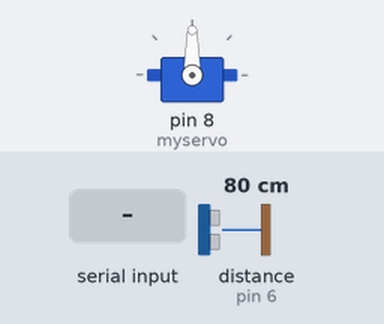
This sketch was run on a simulated Arduino Uno, built with avr-gcc and run on an emulated ATmega328P. On the bench: servo. The inputs (shaded band) are chosen by the test bench; at power-on: distance to the obstacle (sensor on pin 6) 80 cm. The echo pulse lasts 58.3 µs per cm; what the sketch prints to the serial monitor is not drawn.

Above: at 1.2 s.
1.3 s: "-2" received over the second serial link
At 3.45 s:
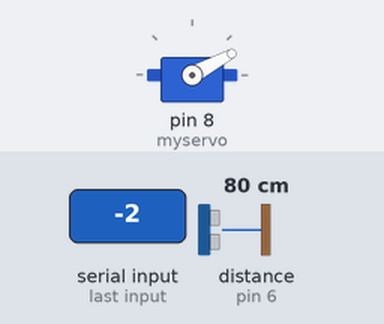
4.3 s: distance to the obstacle (sensor on pin 6) set to 120 cm
At 4.97 s:
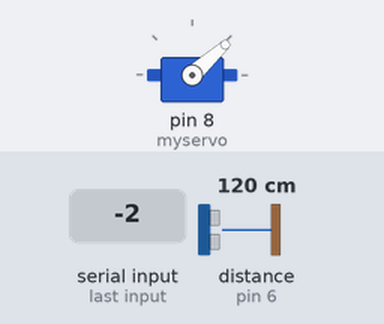
7.3 s: distance to the obstacle (sensor on pin 6) set to 2 cm
At 8.0 s:
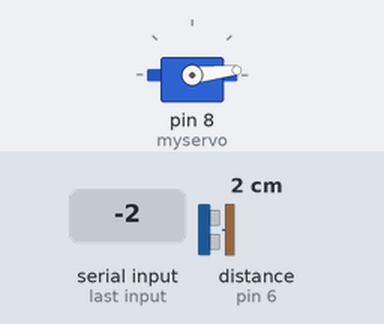
Timing chart, 0 to 16.3 s (numbered marks = the images above; inputs shaded):
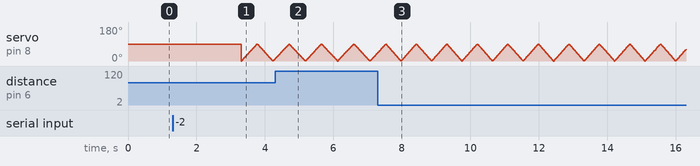

The sketch:

Stick.ino
```cpp
//#include <VirtualWire.h>
#include <SoftwareSerial.h>
#include <Servo.h>

SoftwareSerial Blue(2, 3);  //HM-18 Bluetooth (RXD, TXD)
const int trigPin = 7;      //Funny pin stuff
const int echoPin = 6;
const int MAX = 90;  //Maximum angle
bool isConnected = false; //connection?
long int data;

long duration;      //duration for distance calc
int distance;       //distance calc
int pos = 0;        //Position
Servo myservo;      //Servo motor
int isDanger = 50;  //Minimum distance to warn

int count = 0;       //to check if a cycle has been reached
String output = "";  //output to android application
int minDist = 9999;
int minPos = 9999;

void setup() {
  myservo.attach(8);         //Servo init
  pinMode(trigPin, OUTPUT);  //stuff
  pinMode(echoPin, INPUT);
  Serial.begin(9600);  //start stuff
  Blue.begin(9600);
}
void loop() {
  int x;

  if (!isConnected) {            //if it's not connected
                                 //Serial.print("Connected");
    if (Blue.available() > 0) {  //attempt connection
                                 //Serial.print("Connected2");
      if (Blue.readString().substring(0, Blue.readString().length() - 1).equals("-2")) {
        isConnected = true;
        // Serial.print("Connected3");
      }
    }
  } else {
    minDist = 9999;

    for (pos = 0; pos <= MAX; pos += 1)  //first pass
    {
      if (pos == MAX || pos == MAX / 4 || pos == MAX / 2 || pos == 3 * MAX / 4) see();
      else delay(5);
      myservo.write(pos);  //servo position
    }
    if (count == 4) {
      count = 0;
      if (minDist < isDanger / 2) {
        x = Blue.write(2);
        Serial.print(x);
      } else if (minDist < isDanger && minPos > MAX / 2) {
        x = Blue.write(1);
        Serial.print(x);
      } else if (minDist < isDanger && minPos < MAX / 2) {
        x = Blue.write(3);
        Serial.print(x);
      }
    }

    minDist = 9999;

    for (pos = MAX; pos >= 0; pos -= 1)  //reverse pass
    {
      if (pos == 0 || pos == MAX / 4 || pos == MAX / 2 || pos == 3 * MAX / 4) see();
      else delay(5);
      myservo.write(pos);  //servo position
    }

    if (count == 4) {
      count = 0;
      if (minDist < isDanger / 2) {
        x = Blue.write(2);
        Serial.print(x);
      } else if (minDist < isDanger && minPos > MAX / 2) {
        x = Blue.write(1);
        Serial.print(x);

      } else if (minDist < isDanger && minPos < MAX / 2) {
        x = Blue.write(3);
        Serial.print(x);
      }
    }
  }
}

void see() {
  //ultrasonic input
  digitalWrite(trigPin, LOW);
  delayMicroseconds(2);
  digitalWrite(trigPin, HIGH);
  delayMicroseconds(2);
  digitalWrite(trigPin, LOW);
  duration = pulseIn(echoPin, HIGH);

  distance = duration * 0.034 / 2;  //Distance calculation

  //Printing information to the console
  // Serial.print("Distance: ");
  // Serial.println(distance);
  count++;

  if (distance < minDist && distance > 0) {
    minDist = distance;
    minPos = pos;
  }
}
```
